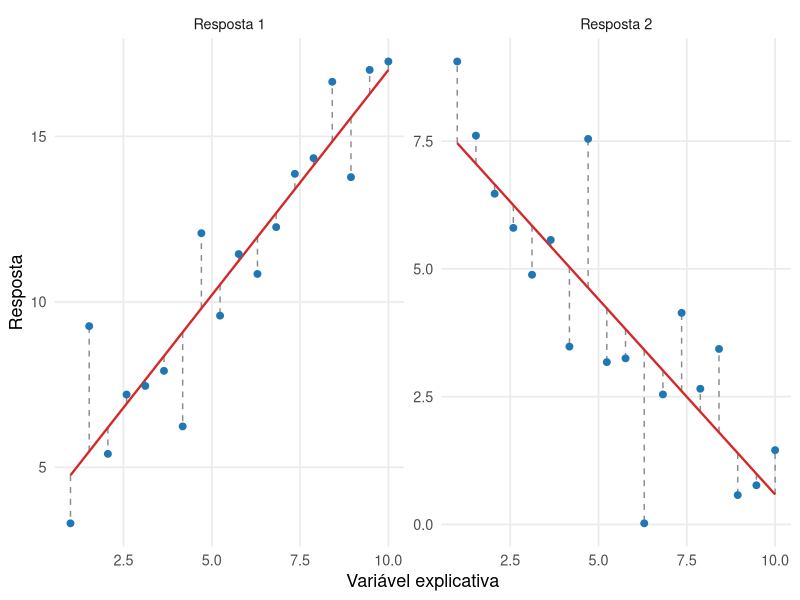

This figure's R source:
## ---- chunk 1
#| label: fig-ajustes-residuos-multivariados
#| fig-cap: "Valores observados, retas ajustadas e resíduos para duas respostas modeladas pela mesma variável explicativa."
#| echo: false
#| warning: false
#| message: false
#| fig-width: 9
#| fig-height: 4.5
#| fig-align: center

set.seed(1140)

x_ajuste <- seq(
  1,
  10,
  length.out = 18
)

Z_ajuste <- cbind(
  1,
  x_ajuste
)

B_ajuste <- matrix(
  c(
    3.0, 8.0,
    1.4, -0.7
  ),
  nrow = 2,
  byrow = TRUE
)

Sigma_ajuste <- matrix(
  c(
    2.5, 1.0,
    1.0, 1.8
  ),
  nrow = 2,
  byrow = TRUE
)

erros_ajuste <- MASS::mvrnorm(
  n = length(
    x_ajuste
  ),
  mu = c(
    0,
    0
  ),
  Sigma = Sigma_ajuste
)

Y_ajuste <- Z_ajuste %*%
  B_ajuste +
  erros_ajuste

B_estimado <- solve(
  crossprod(
    Z_ajuste
  ),
  crossprod(
    Z_ajuste,
    Y_ajuste
  )
)

Y_estimado <- Z_ajuste %*%
  B_estimado

dados_ajuste <- rbind(
  data.frame(
    x = x_ajuste,
    Observado = Y_ajuste[, 1],
    Ajustado = Y_estimado[, 1],
    Resposta = "Resposta 1"
  ),
  data.frame(
    x = x_ajuste,
    Observado = Y_ajuste[, 2],
    Ajustado = Y_estimado[, 2],
    Resposta = "Resposta 2"
  )
)

ggplot2::ggplot(
  dados_ajuste,
  ggplot2::aes(
    x = x,
    y = Observado
  )
) +
  ggplot2::geom_segment(
  ggplot2::aes(
    xend = x,
    y = Ajustado,
    yend = Observado
  ),
  linewidth = 0.5,
  linetype = "dashed",
  colour = "grey55"
) +
ggplot2::geom_line(
  ggplot2::aes(
    y = Ajustado
  ),
  linewidth = 0.8,
  colour = "#d62728"
) +
ggplot2::geom_point(
  size = 2,
  colour = "#1f77b4"
) +
  ggplot2::facet_wrap(
    ~Resposta,
    nrow = 1,
    scales = "free_y"
  ) +
  ggplot2::labs(
    x = "Variável explicativa",
    y = "Resposta"
  ) +
  ggplot2::theme_minimal(
  base_size = 13
) +
  ggplot2::theme(
    panel.grid.minor = ggplot2::element_blank()
  )
